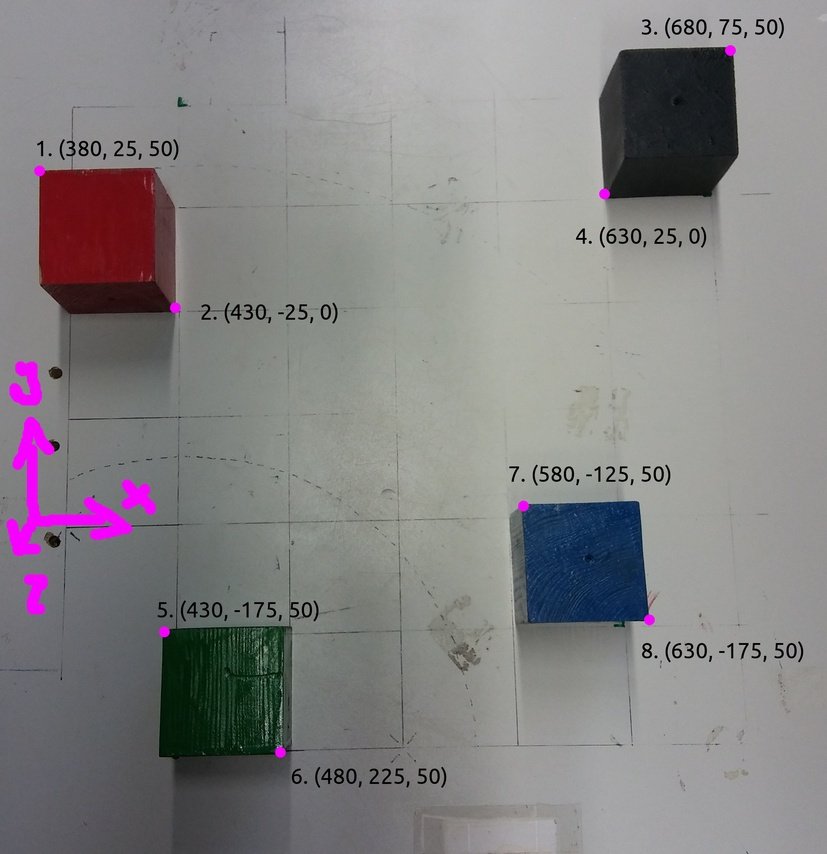
%> input picture points_positions_sample.jpg, 827 x 854 px, shrunk from 2266 x 2340 before the run
$ octave --eval "result = detectCubes(imread('points_positions_sample.jpg'));"   (GNU Octave 9; MATLAB toolbox functions it lacks are replaced by stand-ins)
%> lines starting %> are read from the running program, lines starting %| are printed output that depends on the picture; in (x1, y1, x2, y2) boxes, pixels count from 0 and x2, y2 are one past the last pixel; in counts of white or black regions, pixels touching at a corner belong together; the program's own positions count from 1
function [centroid] = detectCubes(image)
%%
level = graythresh(image);
%> level = 0.404
bwl = im2bw(image, (level ^ 1.5) * 2.5);
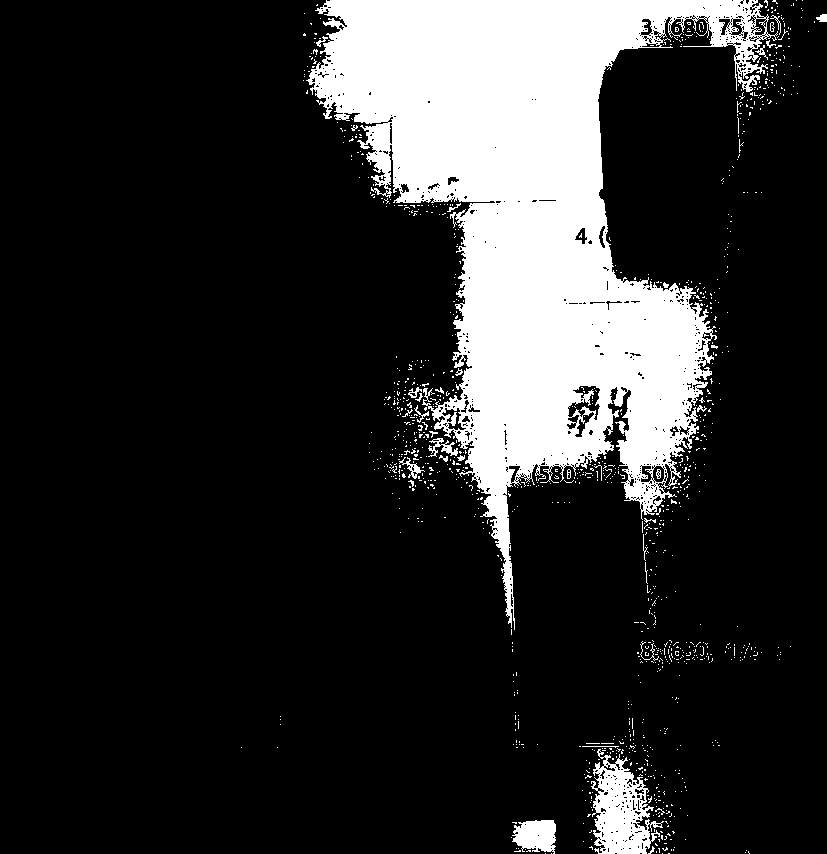
%> bwl: size 854x827 logical; 17.6% white; 1137 white regions (1102 under 20 px), largest, box (x1, y1, x2, y2) and area: (306, 0, 778, 630) 114792, (591, 749, 664, 854) 4050, (512, 820, 556, 854) 1132
bwl = bwareafilt(bwl,1);
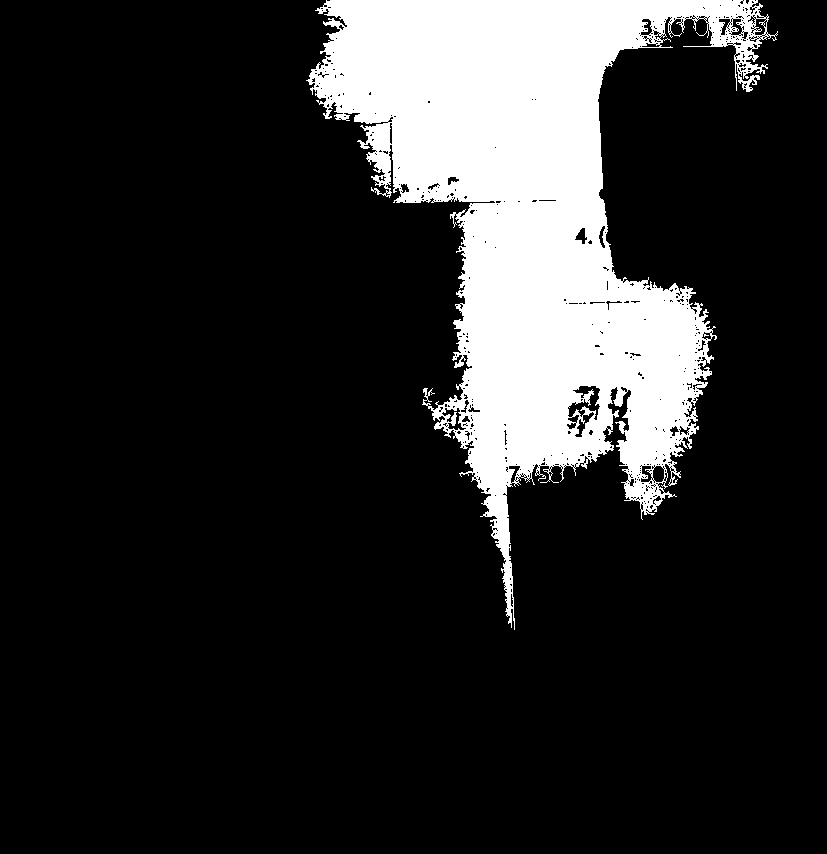
%> bwl: size 854x827 logical; 16.3% white; 1 white region, box (x1, y1, x2, y2) and area: (306, 0, 778, 630) 114792
[rows, columns] = find(bwl);
%> rows = 114792 values from 1 to 630; columns = 114792 values from 307 to 778
row1 = min(rows);
%> row1 = 1
row2 = max(rows);
%> row2 = 630
col1 = min(columns);
%> col1 = 307
col2 = max(columns);
%> col2 = 778
im = image(row1:row2, col1:col2,:);
%%
im = im2double(im);
%> im: size 630x472x3 double
[r c p] = size(im);
imR = squeeze(im(:,:,1));
imG = squeeze(im(:,:,2));
imB = squeeze(im(:,:,3));
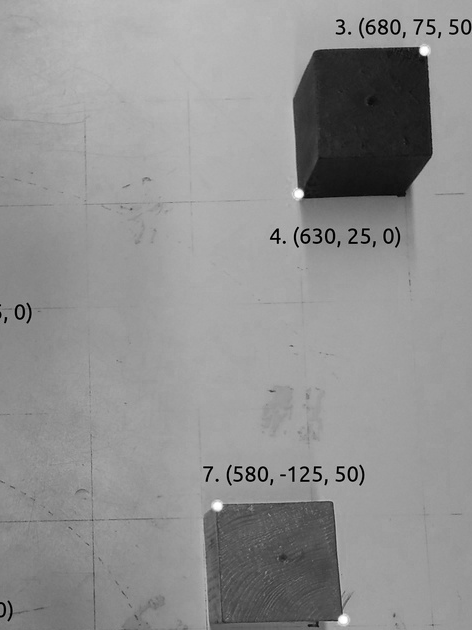
%> imB: size 630x472 double; min 0, max 1, mean 0.568

imBinaryR = im2bw(imR,(level ^ 1.76) * 1.66);
%> imBinaryR: size 630x472 logical; 88% white; 75 black regions (40 under 20 px), largest, box (x1, y1, x2, y2) and area: (293, 47, 433, 199) 18891, (208, 501, 343, 628) 14632, (378, 19, 388, 35) 83
imBinaryG = im2bw(imG,(level ^ 1.76) * 1.66);
%> imBinaryG: size 630x472 logical; 88% white; 75 black regions (40 under 20 px), largest, box (x1, y1, x2, y2) and area: (293, 45, 433, 200) 19086, (209, 501, 349, 628) 14512, (378, 19, 388, 35) 83
imBinaryB = im2bw(imB,(level ^ 1.76) * 1.66);
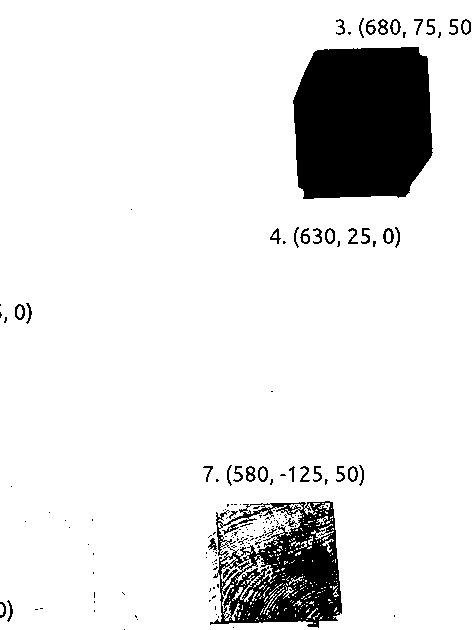
%> imBinaryB: size 630x472 logical; 89.6% white; 169 black regions (129 under 20 px), largest, box (x1, y1, x2, y2) and area: (293, 47, 433, 199) 18902, (210, 501, 342, 628) 9233, (383, 228, 394, 244) 84

imBinary = imcomplement(imBinaryR&imBinaryG&imBinaryB);
%> imBinary: size 630x472 logical; 12.2% white; 81 white regions (46 under 20 px), largest, box (x1, y1, x2, y2) and area: (293, 45, 433, 200) 19103, (208, 501, 349, 628) 14829, (383, 228, 394, 244) 84
%%
cubes = bwpropfilt(imBinary,'Eccentricity',[0 0.7]);

cubes = bwareafilt(cubes, 4);
%imshow(cubes);
%%
red = imBinaryR - (imBinaryG + imBinaryB);
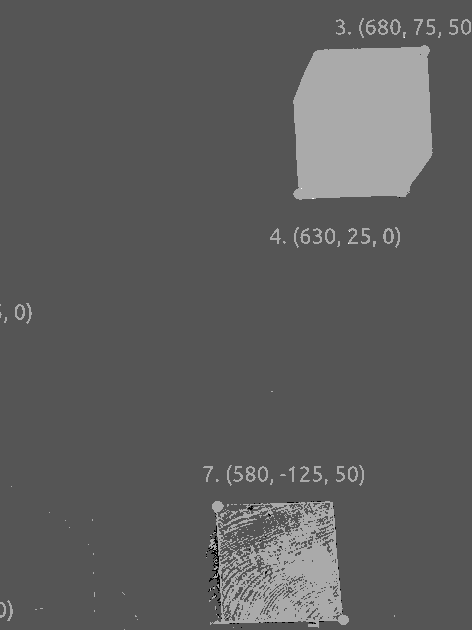
%> red: size 630x472 double; min -2, max 1, mean -0.896; drawn with min black and max white
red(red < 0) = 0;
%> red: size 630x472 double; values 0 (black) and 1 (white), 0% white in thin lines or dots, all inside (x1, y1, x2, y2) = (301, 37, 405, 244)
red = logical(red);
red = bwareafilt(red, 1);
%> red: size 630x472 logical; 0% white in thin lines or dots, all inside (x1, y1, x2, y2) = (312, 198, 314, 199)
red = bwconvhull(red);

%%
blue = imBinaryB - (imBinaryG + imBinaryR);
blue(blue < 0) = 0;
%> blue: size 630x472 double; values 0 (black) and 1 (white), 1.6% white in thin lines or dots, all inside (x1, y1, x2, y2) = (212, 24, 464, 624)
blue = logical(blue);
blue = bwareafilt(blue,1);
%> blue: size 630x472 logical; 0.93% white; 1 white region, box (x1, y1, x2, y2) and area: (217, 503, 303, 621) 2778
blue = bwconvhull(blue);
%> blue: size 630x472 logical; 2.1% white; 1 white region, box (x1, y1, x2, y2) and area: (217, 503, 303, 621) 6347

%%
green = imBinaryG - (imBinaryR + imBinaryB);
green(green < 0) = 0;
%> green: size 630x472 double; values 0 (black) and 1 (white), 0.02% white in thin lines or dots, all inside (x1, y1, x2, y2) = (1, 192, 408, 626)
green = logical(green);
green = bwareafilt(green,1);
%> green: size 630x472 logical; 0% white in thin lines or dots, all inside (x1, y1, x2, y2) = (313, 622, 315, 624)
green = bwconvhull(green);

%%
black = cubes - (red + green + blue);
black(black < 0) = 0;
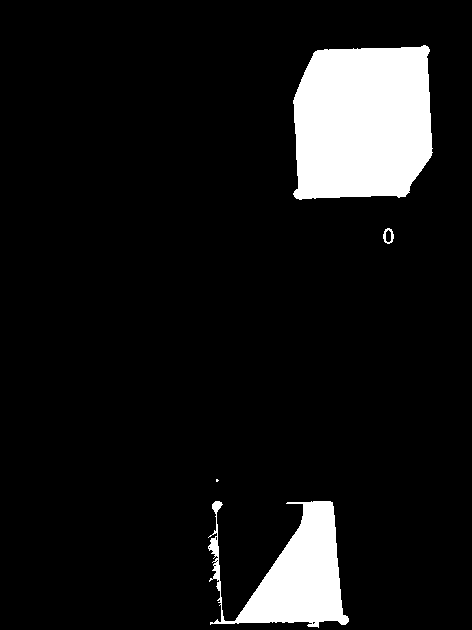
%> black: size 630x472 double; values 0 (black) and 1 (white), 9.3% white; 4 white regions (1 under 20 px), largest, box (x1, y1, x2, y2) and area: (293, 45, 433, 200) 19101, (208, 501, 349, 628) 8495, (383, 228, 394, 244) 84
black = logical(black);
black = bwareafilt(black,1);
%> black: size 630x472 logical; 6.4% white; 1 white region, box (x1, y1, x2, y2) and area: (293, 45, 433, 200) 19101

%%
green = cubes - (black + red + blue);
%> green: size 630x472 double
green(green < 0) = 0;
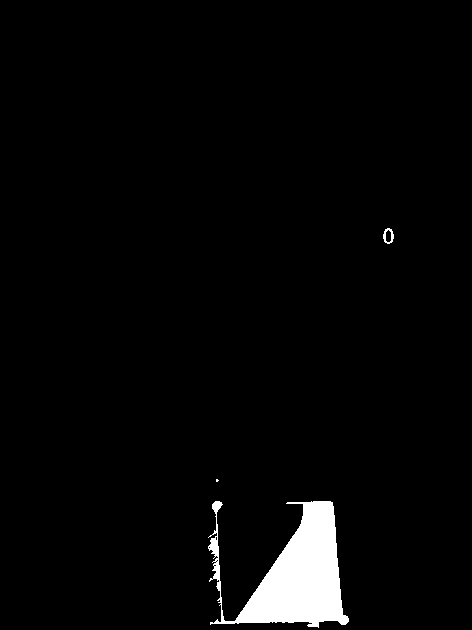
%> green: size 630x472 double; values 0 (black) and 1 (white), 2.9% white; 3 white regions (1 under 20 px), largest, box (x1, y1, x2, y2) and area: (208, 501, 349, 628) 8498, (383, 228, 394, 244) 84
green = logical(green);
green = bwareafilt(green,1);
%> green: size 630x472 logical; 2.9% white; 1 white region, box (x1, y1, x2, y2) and area: (208, 501, 349, 628) 8498

blue = cubes - (black + red + green);
%> blue: size 630x472 double; values 0 (black) and 1 (white), 2.2% white; 3 white regions (1 under 20 px), largest, box (x1, y1, x2, y2) and area: (217, 503, 303, 621) 6331, (383, 228, 394, 244) 84
blue(blue < 0) = 0;
blue = logical(blue);
blue = bwareafilt(blue,1);
%> blue: size 630x472 logical; 2.1% white; 1 white region, box (x1, y1, x2, y2) and area: (217, 503, 303, 621) 6331
%%
cc = bwconncomp(red);
%> cc = 1 connected component
stats = regionprops(cc, 'Centroid');
%> stats = 1 region; Centroid: [313.5 199]
centrR = stats(1).Centroid;
%> centrR = [313.5 199]
centrR(1) = centrR(1)+col1;
centrR(2) = centrR(2)+row1;

cc = bwconncomp(blue);
stats = regionprops(cc, 'Centroid');
%> stats = 1 region; Centroid: [251.8 548.2]
centrB = stats(1).Centroid;
%> centrB = [251.8 548.2]
centrB(1) = centrB(1)+col1;
centrB(2) = centrB(2)+row1;

cc = bwconncomp(green);
stats = regionprops(cc, 'Centroid');
%> stats = 1 region; Centroid: [297.1 575.4]
centrG = stats(1).Centroid;
%> centrG = [297.1 575.4]
centrG(1) = centrG(1)+col1;
centrG(2) = centrG(2)+row1;

cc = bwconncomp(black);
stats = regionprops(cc, 'Centroid');
%> stats = 1 region; Centroid: [363.2 123.1]
centrK = stats(1).Centroid;
%> centrK = [363.2 123.1]
%> `result = detectCubes(imread('points_positions_sample.jpg'));`: result = [620.5 200; 604.1 576.4; 558.8 549.2; 670.2 124.1]
centrK(1) = centrK(1)+col1;
centrK(2) = centrK(2)+row1;

%%
centroid(1,1) = centrR(1);
centroid(1,2) = centrR(2);
centroid(2,1) = centrG(1);
centroid(2,2) = centrG(2);
centroid(3,1) = centrB(1);
centroid(3,2) = centrB(2);
centroid(4,1) = centrK(1);
centroid(4,2) = centrK(2);

$ run again, on cubes.jpg
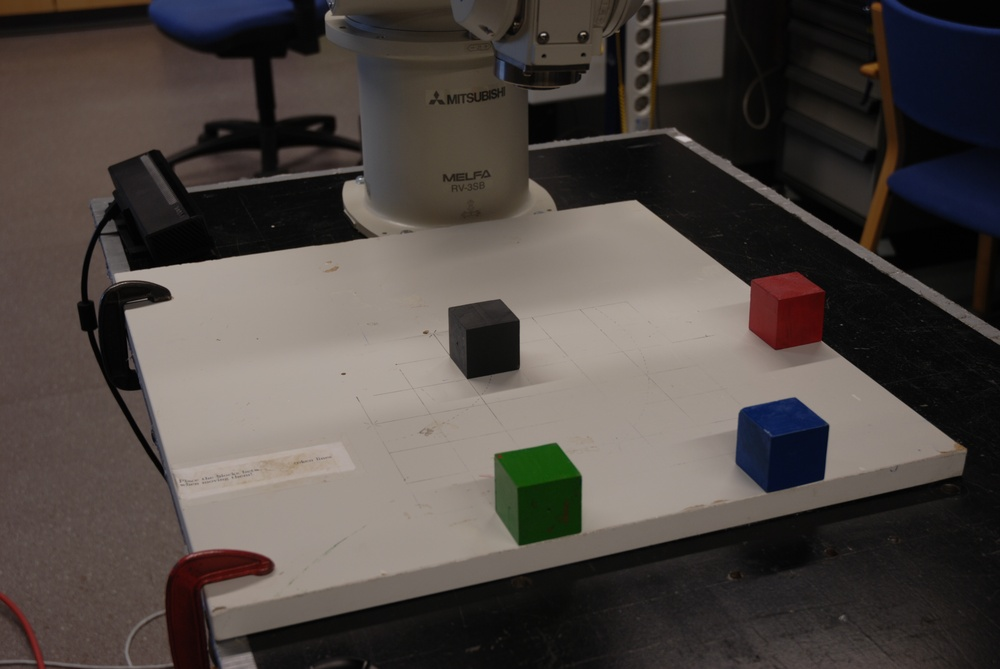
%> input picture cubes.jpg, 1000 x 669 px, shrunk from 3872 x 2592 before the run
%> level = 0.341
%> in detectCubes, `bwl = bwareafilt(bwl,1);`:
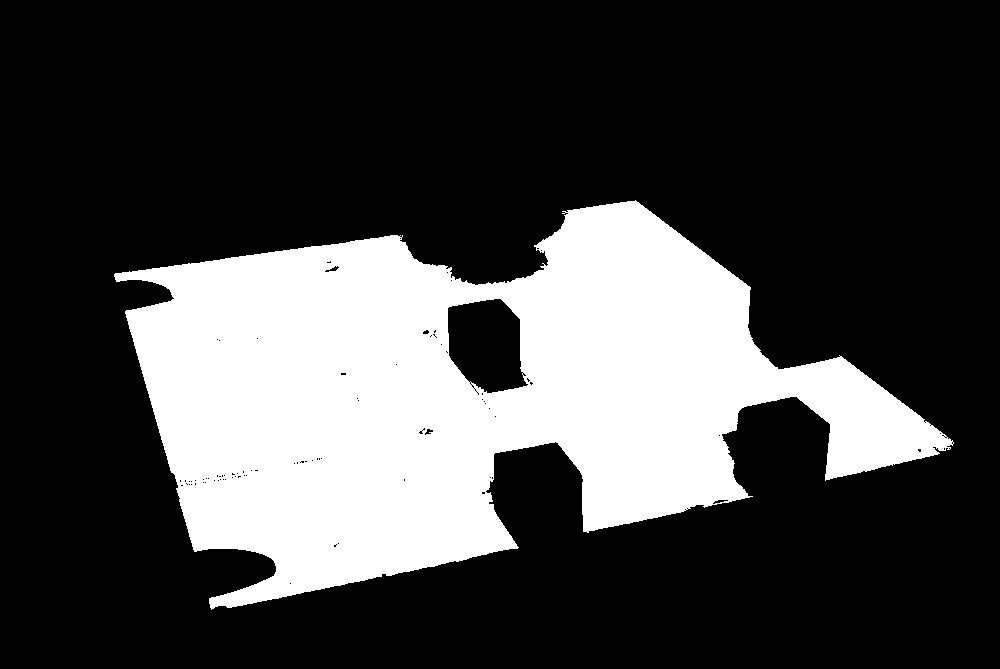
%> bwl: size 669x1000 logical; 26.3% white; 1 white region, box (x1, y1, x2, y2) and area: (114, 200, 954, 610) 176150
%> rows = 176150 values from 201 to 610; columns = 176150 values from 115 to 954
%> row1 = 201
%> row2 = 610
%> col1 = 115
%> col2 = 954
%> imBinaryR: size 410x840 logical; 67.8% white; 38 black regions (25 under 20 px), largest, box (x1, y1, x2, y2) and area: (246, 276, 840, 410) 39361, (523, 0, 840, 240) 24986, (0, 0, 260, 71) 13157
%> imBinaryG: size 410x840 logical; 66.2% white; 20 black regions (9 under 20 px), largest, box (x1, y1, x2, y2) and area: (246, 276, 840, 410) 39437, (523, 0, 840, 240) 29734, (0, 0, 263, 71) 13248
%> imBinaryB: size 410x840 logical; 65.5% white; 60 black regions (47 under 20 px), largest, box (x1, y1, x2, y2) and area: (245, 276, 840, 410) 39497, (523, 0, 840, 240) 29766, (0, 0, 264, 71) 13276
%> imBinary: size 410x840 logical; 35.1% white; 55 white regions (42 under 20 px), largest, box (x1, y1, x2, y2) and area: (245, 276, 840, 410) 39497, (523, 0, 840, 240) 29766, (0, 0, 264, 71) 13277
%> in detectCubes, `blue = bwareafilt(blue,1);`:
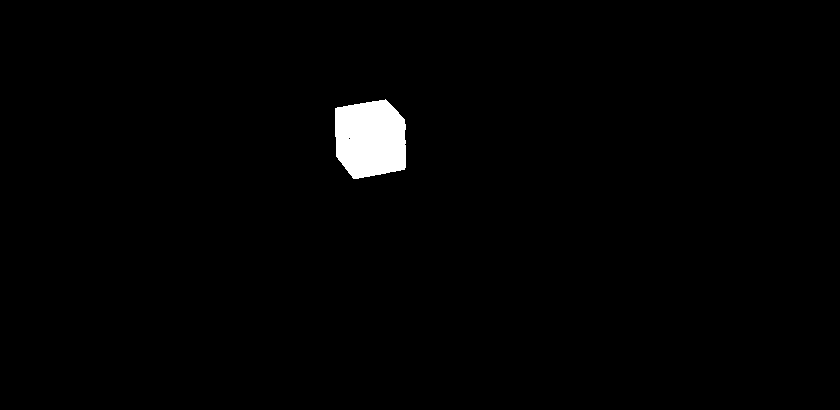
%> blue: size 410x840 logical; 1.4% white; 1 white region, box (x1, y1, x2, y2) and area: (335, 99, 406, 179) 4744
%> cc = 1 connected component
%> in detectCubes, `stats = regionprops(cc, 'Centroid');`: stats = 1 region; Centroid: [673.1 111.2]
%> centrR = [673.1 111.2]
%> in detectCubes, `stats = regionprops(cc, 'Centroid');`: stats = 1 region; Centroid: [371 139.5]
%> centrB = [371 139.5]
%> in detectCubes, `stats = regionprops(cc, 'Centroid');`: stats = 1 region; Centroid: [425.1 294.6]
%> centrG = [425.1 294.6]
%> in detectCubes, `stats = regionprops(cc, 'Centroid');`: stats = 1 region; Centroid: [667.9 256.8]
%> centrK = [667.9 256.8]
%> result = [788.1 312.2; 540.1 495.6; 486 340.5; 782.9 457.8]

$ run again, on cubezoom.jpg
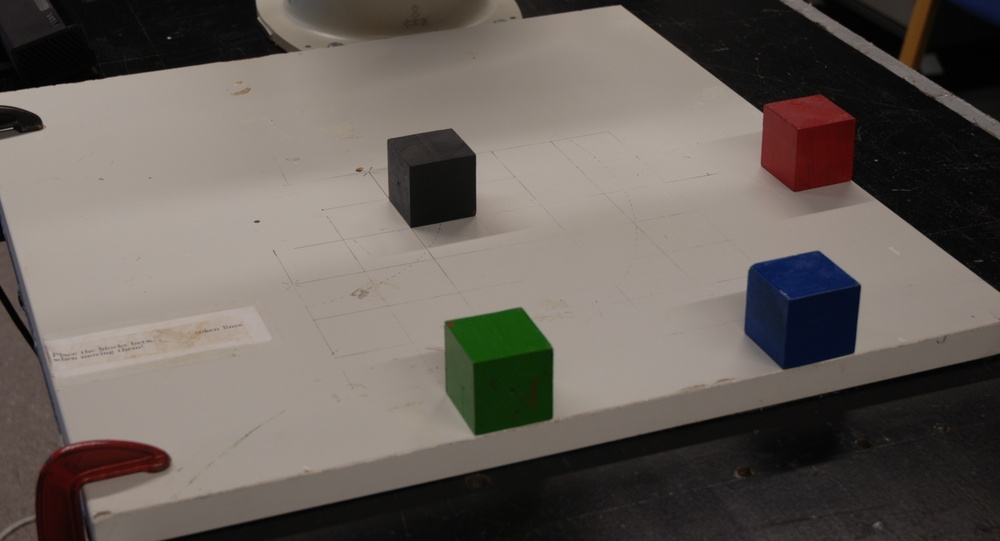
%> input picture cubezoom.jpg, 1000 x 541 px, shrunk from 3114 x 1684 before the run
%> level = 0.325
%> in detectCubes, `bwl = bwareafilt(bwl,1);`:
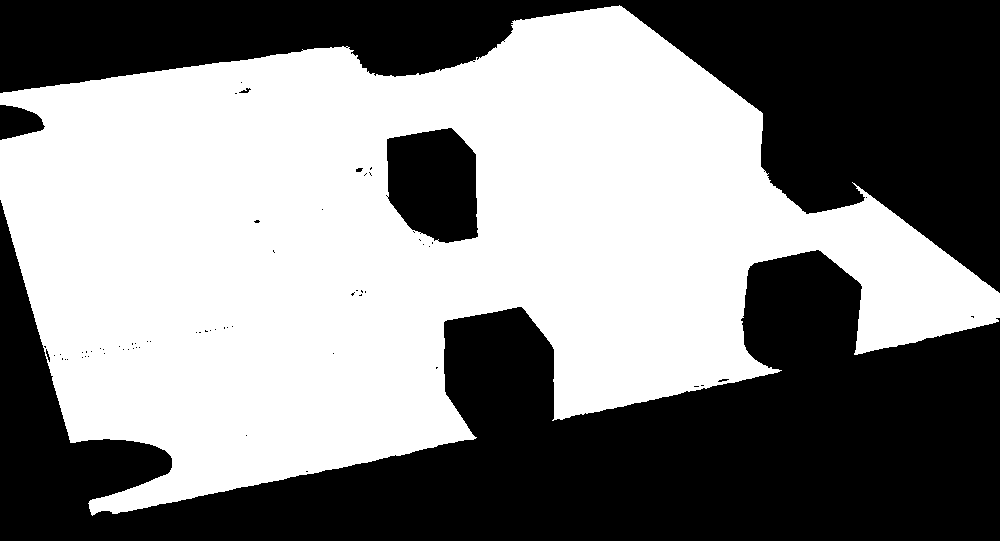
%> bwl: size 541x1000 logical; 51.9% white; 67 black regions (60 under 20 px), largest, box (x1, y1, x2, y2) and area: (0, 200, 1000, 541) 152390, (0, 0, 1000, 293) 97807, (386, 128, 478, 243) 8561
%> rows = 280931 values from 6 to 516; columns = 280931 values from 1 to 1000
%> row1 = 6
%> row2 = 516
%> col1 = 1
%> col2 = 1000
%> imBinaryR: size 511x1000 logical; 69.3% white; 42 black regions (26 under 20 px), largest, box (x1, y1, x2, y2) and area: (275, 348, 1000, 511) 58616, (622, 0, 1000, 287) 35969, (0, 0, 287, 87) 18362
%> imBinaryG: size 511x1000 logical; 67.6% white; 24 black regions (11 under 20 px), largest, box (x1, y1, x2, y2) and area: (275, 348, 1000, 511) 58709, (622, 0, 1000, 287) 43505, (0, 0, 298, 87) 18552
%> imBinaryB: size 511x1000 logical; 66.8% white; 39 black regions (23 under 20 px), largest, box (x1, y1, x2, y2) and area: (274, 348, 1000, 511) 58786, (622, 0, 1000, 287) 43563, (0, 0, 299, 87) 18597
%> in detectCubes, `blue(blue < 0) = 0;`:
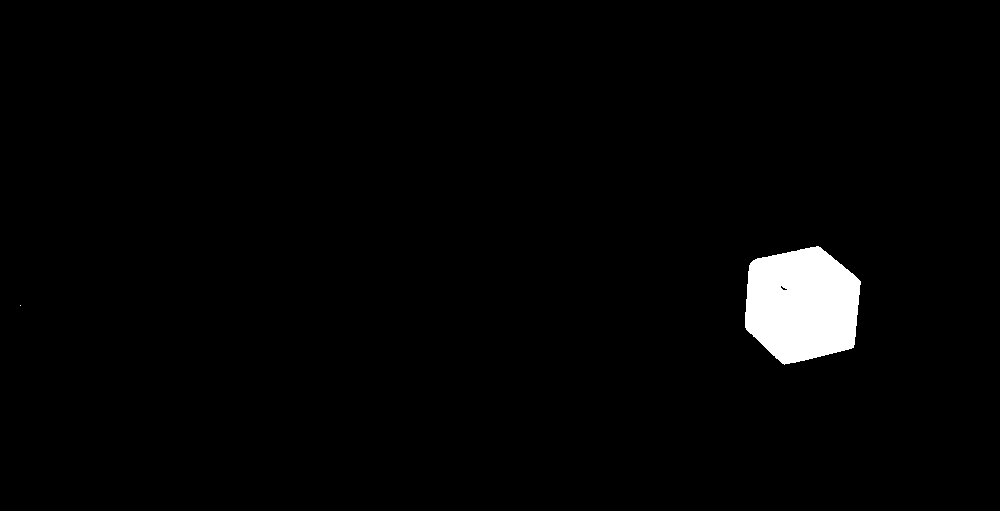
%> blue: size 511x1000 double; values 0 (black) and 1 (white), 2.1% white; 2 white regions (1 under 20 px), largest, box (x1, y1, x2, y2) and area: (745, 246, 861, 365) 10758
%> cc = 1 connected component
%> in detectCubes, `stats = regionprops(cc, 'Centroid');`: stats = 1 region; Centroid: [808.4 138.2]
%> centrR = [808.4 138.2]
%> in detectCubes, `stats = regionprops(cc, 'Centroid');`: stats = 1 region; Centroid: [802.7 305.4]
%> centrB = [802.7 305.4]
%> in detectCubes, `stats = regionprops(cc, 'Centroid');`: stats = 1 region; Centroid: [500.3 366.9]
%> centrG = [500.3 366.9]
%> in detectCubes, `stats = regionprops(cc, 'Centroid');`: stats = 1 region; Centroid: [432.8 173.5]
%> centrK = [432.8 173.5]
%> result = [809.4 144.2; 501.3 372.9; 803.7 311.4; 433.8 179.5]
